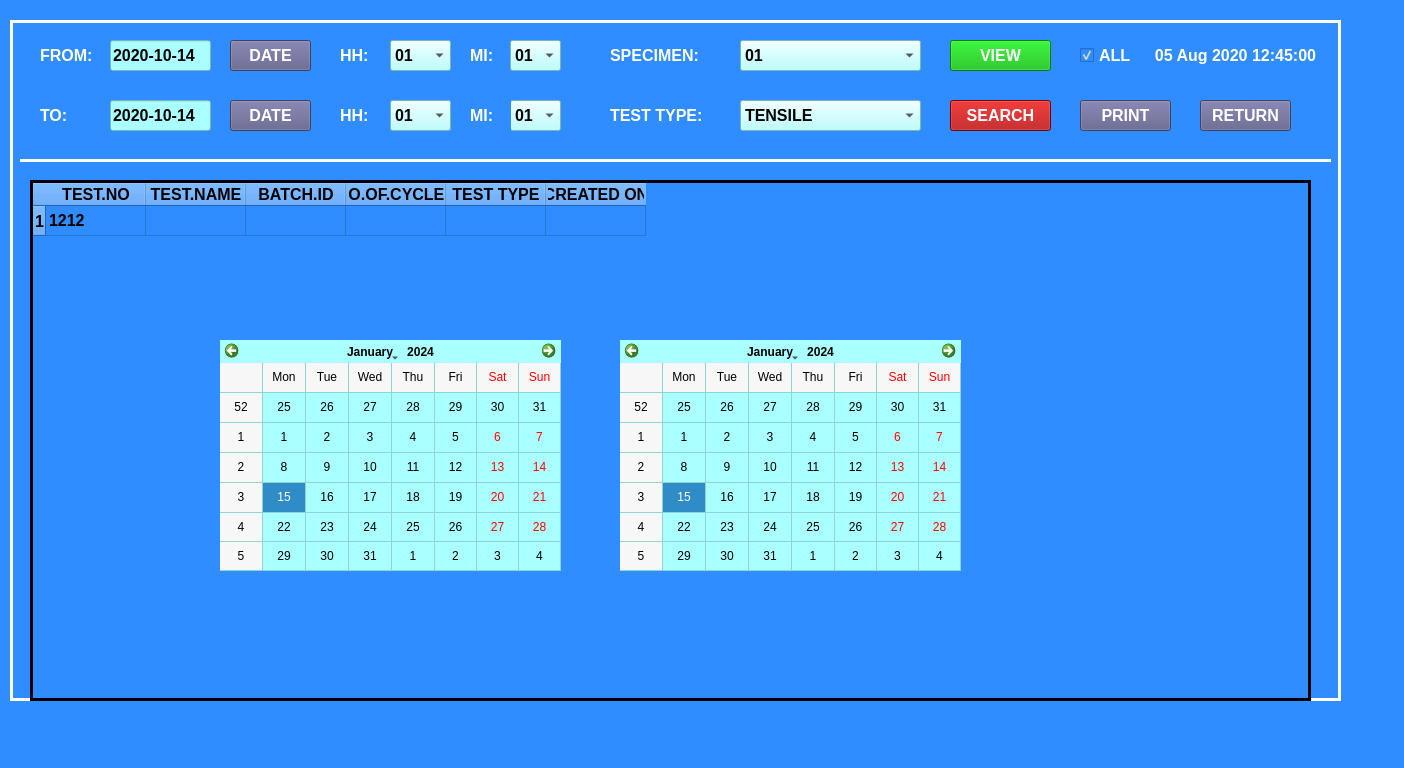
<?xml version="1.0" encoding="UTF-8"?>
<ui version="4.0">
 <class>MainWindow</class>
 <widget class="QMainWindow" name="MainWindow">
  <property name="geometry">
   <rect>
    <x>0</x>
    <y>0</y>
    <width>1404</width>
    <height>768</height>
   </rect>
  </property>
  <property name="baseSize">
   <size>
    <width>0</width>
    <height>0</height>
   </size>
  </property>
  <property name="windowTitle">
   <string>MainWindow</string>
  </property>
  <property name="styleSheet">
   <string notr="true">background-color: rgb(47, 141, 255);</string>
  </property>
  <widget class="QWidget" name="centralwidget">
   <widget class="QFrame" name="frame">
    <property name="geometry">
     <rect>
      <x>10</x>
      <y>20</y>
      <width>1331</width>
      <height>681</height>
     </rect>
    </property>
    <property name="font">
     <font>
      <family>MS Sans Serif</family>
     </font>
    </property>
    <property name="styleSheet">
     <string notr="true">color: rgb(255, 255, 255);
</string>
    </property>
    <property name="frameShape">
     <enum>QFrame::Box</enum>
    </property>
    <property name="frameShadow">
     <enum>QFrame::Plain</enum>
    </property>
    <property name="lineWidth">
     <number>3</number>
    </property>
    <widget class="QLabel" name="label_20">
     <property name="geometry">
      <rect>
       <x>1140</x>
       <y>20</y>
       <width>171</width>
       <height>31</height>
      </rect>
     </property>
     <property name="font">
      <font>
       <family>Arial</family>
       <pointsize>12</pointsize>
       <weight>75</weight>
       <bold>true</bold>
      </font>
     </property>
     <property name="styleSheet">
      <string notr="true">color: rgb(255, 255, 255);</string>
     </property>
     <property name="text">
      <string>05 Aug 2020 12:45:00</string>
     </property>
     <property name="alignment">
      <set>Qt::AlignCenter</set>
     </property>
    </widget>
    <widget class="QPushButton" name="pushButton_3">
     <property name="geometry">
      <rect>
       <x>940</x>
       <y>80</y>
       <width>101</width>
       <height>31</height>
      </rect>
     </property>
     <property name="font">
      <font>
       <family>Arial</family>
       <pointsize>12</pointsize>
       <weight>75</weight>
       <bold>true</bold>
      </font>
     </property>
     <property name="styleSheet">
      <string notr="true">color: rgb(255, 255, 255);
background-color: rgb(170, 0, 0);</string>
     </property>
     <property name="text">
      <string>SEARCH</string>
     </property>
    </widget>
    <widget class="QPushButton" name="pushButton_4">
     <property name="geometry">
      <rect>
       <x>940</x>
       <y>20</y>
       <width>101</width>
       <height>31</height>
      </rect>
     </property>
     <property name="font">
      <font>
       <family>Arial</family>
       <pointsize>12</pointsize>
       <weight>75</weight>
       <bold>true</bold>
      </font>
     </property>
     <property name="styleSheet">
      <string notr="true">color: rgb(255, 255, 255);
background-color: rgb(0, 180, 0);</string>
     </property>
     <property name="text">
      <string>VIEW</string>
     </property>
    </widget>
    <widget class="QLineEdit" name="lineEdit">
     <property name="geometry">
      <rect>
       <x>100</x>
       <y>20</y>
       <width>101</width>
       <height>31</height>
      </rect>
     </property>
     <property name="font">
      <font>
       <family>Arial</family>
       <pointsize>12</pointsize>
       <weight>75</weight>
       <bold>true</bold>
      </font>
     </property>
     <property name="styleSheet">
      <string notr="true">background-color: rgb(170, 255, 255);
color: rgb(0, 0, 0);</string>
     </property>
     <property name="text">
      <string>2020-10-14</string>
     </property>
    </widget>
    <widget class="QLabel" name="label_3">
     <property name="geometry">
      <rect>
       <x>30</x>
       <y>20</y>
       <width>61</width>
       <height>31</height>
      </rect>
     </property>
     <property name="font">
      <font>
       <family>Arial</family>
       <pointsize>12</pointsize>
       <weight>75</weight>
       <bold>true</bold>
      </font>
     </property>
     <property name="styleSheet">
      <string notr="true">color: rgb(255, 255, 255);</string>
     </property>
     <property name="text">
      <string>FROM:</string>
     </property>
     <property name="alignment">
      <set>Qt::AlignLeading|Qt::AlignLeft|Qt::AlignVCenter</set>
     </property>
    </widget>
    <widget class="QPushButton" name="pushButton_8">
     <property name="geometry">
      <rect>
       <x>220</x>
       <y>20</y>
       <width>81</width>
       <height>31</height>
      </rect>
     </property>
     <property name="font">
      <font>
       <family>Arial</family>
       <pointsize>12</pointsize>
       <weight>75</weight>
       <bold>true</bold>
      </font>
     </property>
     <property name="styleSheet">
      <string notr="true">background-color: rgb(90, 90, 134);
color: rgb(255, 255, 255);</string>
     </property>
     <property name="text">
      <string>DATE</string>
     </property>
    </widget>
    <widget class="QLabel" name="label_4">
     <property name="geometry">
      <rect>
       <x>30</x>
       <y>80</y>
       <width>41</width>
       <height>31</height>
      </rect>
     </property>
     <property name="font">
      <font>
       <family>Arial</family>
       <pointsize>12</pointsize>
       <weight>75</weight>
       <bold>true</bold>
      </font>
     </property>
     <property name="styleSheet">
      <string notr="true">color: rgb(255, 255, 255);</string>
     </property>
     <property name="text">
      <string>TO:</string>
     </property>
     <property name="alignment">
      <set>Qt::AlignLeading|Qt::AlignLeft|Qt::AlignVCenter</set>
     </property>
    </widget>
    <widget class="QLineEdit" name="lineEdit_2">
     <property name="geometry">
      <rect>
       <x>100</x>
       <y>80</y>
       <width>101</width>
       <height>31</height>
      </rect>
     </property>
     <property name="font">
      <font>
       <family>Arial</family>
       <pointsize>12</pointsize>
       <weight>75</weight>
       <bold>true</bold>
      </font>
     </property>
     <property name="styleSheet">
      <string notr="true">background-color: rgb(170, 255, 255);
color: rgb(0, 0, 0);</string>
     </property>
     <property name="text">
      <string>2020-10-14</string>
     </property>
    </widget>
    <widget class="QPushButton" name="pushButton_12">
     <property name="geometry">
      <rect>
       <x>220</x>
       <y>80</y>
       <width>81</width>
       <height>31</height>
      </rect>
     </property>
     <property name="font">
      <font>
       <family>Arial</family>
       <pointsize>12</pointsize>
       <weight>75</weight>
       <bold>true</bold>
      </font>
     </property>
     <property name="styleSheet">
      <string notr="true">background-color: rgb(90, 90, 134);
color: rgb(255, 255, 255);</string>
     </property>
     <property name="text">
      <string>DATE</string>
     </property>
    </widget>
    <widget class="QLabel" name="label_5">
     <property name="geometry">
      <rect>
       <x>330</x>
       <y>20</y>
       <width>41</width>
       <height>31</height>
      </rect>
     </property>
     <property name="font">
      <font>
       <family>Arial</family>
       <pointsize>12</pointsize>
       <weight>75</weight>
       <bold>true</bold>
      </font>
     </property>
     <property name="styleSheet">
      <string notr="true">color: rgb(255, 255, 255);</string>
     </property>
     <property name="text">
      <string>HH:</string>
     </property>
     <property name="alignment">
      <set>Qt::AlignLeading|Qt::AlignLeft|Qt::AlignVCenter</set>
     </property>
    </widget>
    <widget class="QComboBox" name="comboBox">
     <property name="geometry">
      <rect>
       <x>380</x>
       <y>20</y>
       <width>61</width>
       <height>31</height>
      </rect>
     </property>
     <property name="font">
      <font>
       <family>Arial</family>
       <pointsize>12</pointsize>
       <weight>75</weight>
       <bold>true</bold>
      </font>
     </property>
     <property name="styleSheet">
      <string notr="true">background-color: rgb(170, 255, 255);
color: rgb(0, 0, 0);</string>
     </property>
     <item>
      <property name="text">
       <string>01</string>
      </property>
     </item>
     <item>
      <property name="text">
       <string>02</string>
      </property>
     </item>
     <item>
      <property name="text">
       <string>03</string>
      </property>
     </item>
     <item>
      <property name="text">
       <string>04</string>
      </property>
     </item>
     <item>
      <property name="text">
       <string>05</string>
      </property>
     </item>
     <item>
      <property name="text">
       <string>06</string>
      </property>
     </item>
    </widget>
    <widget class="QLabel" name="label_6">
     <property name="geometry">
      <rect>
       <x>460</x>
       <y>20</y>
       <width>31</width>
       <height>31</height>
      </rect>
     </property>
     <property name="font">
      <font>
       <family>Arial</family>
       <pointsize>12</pointsize>
       <weight>75</weight>
       <bold>true</bold>
      </font>
     </property>
     <property name="styleSheet">
      <string notr="true">color: rgb(255, 255, 255);</string>
     </property>
     <property name="text">
      <string>MI:</string>
     </property>
     <property name="alignment">
      <set>Qt::AlignLeading|Qt::AlignLeft|Qt::AlignVCenter</set>
     </property>
    </widget>
    <widget class="QComboBox" name="comboBox_2">
     <property name="geometry">
      <rect>
       <x>500</x>
       <y>20</y>
       <width>51</width>
       <height>31</height>
      </rect>
     </property>
     <property name="font">
      <font>
       <family>Arial</family>
       <pointsize>12</pointsize>
       <weight>75</weight>
       <bold>true</bold>
      </font>
     </property>
     <property name="styleSheet">
      <string notr="true">background-color: rgb(170, 255, 255);
color: rgb(0, 0, 0);</string>
     </property>
     <item>
      <property name="text">
       <string>01</string>
      </property>
     </item>
     <item>
      <property name="text">
       <string>02</string>
      </property>
     </item>
     <item>
      <property name="text">
       <string>03</string>
      </property>
     </item>
     <item>
      <property name="text">
       <string>04</string>
      </property>
     </item>
     <item>
      <property name="text">
       <string>05</string>
      </property>
     </item>
     <item>
      <property name="text">
       <string>06</string>
      </property>
     </item>
    </widget>
    <widget class="QComboBox" name="comboBox_7">
     <property name="geometry">
      <rect>
       <x>500</x>
       <y>80</y>
       <width>51</width>
       <height>31</height>
      </rect>
     </property>
     <property name="font">
      <font>
       <family>Arial</family>
       <pointsize>12</pointsize>
       <weight>75</weight>
       <bold>true</bold>
      </font>
     </property>
     <property name="styleSheet">
      <string notr="true">background-color: rgb(170, 255, 255);
color: rgb(0, 0, 0);</string>
     </property>
     <item>
      <property name="text">
       <string>01</string>
      </property>
     </item>
     <item>
      <property name="text">
       <string>02</string>
      </property>
     </item>
     <item>
      <property name="text">
       <string>03</string>
      </property>
     </item>
     <item>
      <property name="text">
       <string>04</string>
      </property>
     </item>
     <item>
      <property name="text">
       <string>05</string>
      </property>
     </item>
     <item>
      <property name="text">
       <string>06</string>
      </property>
     </item>
    </widget>
    <widget class="QLabel" name="label_11">
     <property name="geometry">
      <rect>
       <x>330</x>
       <y>80</y>
       <width>41</width>
       <height>31</height>
      </rect>
     </property>
     <property name="font">
      <font>
       <family>Arial</family>
       <pointsize>12</pointsize>
       <weight>75</weight>
       <bold>true</bold>
      </font>
     </property>
     <property name="styleSheet">
      <string notr="true">color: rgb(255, 255, 255);</string>
     </property>
     <property name="text">
      <string>HH:</string>
     </property>
     <property name="alignment">
      <set>Qt::AlignLeading|Qt::AlignLeft|Qt::AlignVCenter</set>
     </property>
    </widget>
    <widget class="QLabel" name="label_12">
     <property name="geometry">
      <rect>
       <x>460</x>
       <y>80</y>
       <width>41</width>
       <height>31</height>
      </rect>
     </property>
     <property name="font">
      <font>
       <family>Arial</family>
       <pointsize>12</pointsize>
       <weight>75</weight>
       <bold>true</bold>
      </font>
     </property>
     <property name="styleSheet">
      <string notr="true">color: rgb(255, 255, 255);</string>
     </property>
     <property name="text">
      <string>MI:</string>
     </property>
     <property name="alignment">
      <set>Qt::AlignLeading|Qt::AlignLeft|Qt::AlignVCenter</set>
     </property>
    </widget>
    <widget class="QComboBox" name="comboBox_8">
     <property name="geometry">
      <rect>
       <x>380</x>
       <y>80</y>
       <width>61</width>
       <height>31</height>
      </rect>
     </property>
     <property name="font">
      <font>
       <family>Arial</family>
       <pointsize>12</pointsize>
       <weight>75</weight>
       <bold>true</bold>
      </font>
     </property>
     <property name="styleSheet">
      <string notr="true">background-color: rgb(170, 255, 255);
color: rgb(0, 0, 0);</string>
     </property>
     <item>
      <property name="text">
       <string>01</string>
      </property>
     </item>
     <item>
      <property name="text">
       <string>02</string>
      </property>
     </item>
     <item>
      <property name="text">
       <string>03</string>
      </property>
     </item>
     <item>
      <property name="text">
       <string>04</string>
      </property>
     </item>
     <item>
      <property name="text">
       <string>05</string>
      </property>
     </item>
     <item>
      <property name="text">
       <string>06</string>
      </property>
     </item>
    </widget>
    <widget class="QPushButton" name="pushButton_13">
     <property name="geometry">
      <rect>
       <x>1070</x>
       <y>80</y>
       <width>91</width>
       <height>31</height>
      </rect>
     </property>
     <property name="font">
      <font>
       <family>Arial</family>
       <pointsize>12</pointsize>
       <weight>75</weight>
       <bold>true</bold>
      </font>
     </property>
     <property name="styleSheet">
      <string notr="true">background-color: rgb(90, 90, 134);
color: rgb(255, 255, 255);</string>
     </property>
     <property name="text">
      <string>PRINT</string>
     </property>
    </widget>
    <widget class="QCalendarWidget" name="calendarWidget">
     <property name="geometry">
      <rect>
       <x>210</x>
       <y>320</y>
       <width>341</width>
       <height>231</height>
      </rect>
     </property>
     <property name="styleSheet">
      <string notr="true">background-color: rgb(170, 255, 255);
color: rgb(0, 0, 0);</string>
     </property>
     <property name="gridVisible">
      <bool>true</bool>
     </property>
    </widget>
    <widget class="QCalendarWidget" name="calendarWidget_2">
     <property name="geometry">
      <rect>
       <x>610</x>
       <y>320</y>
       <width>341</width>
       <height>231</height>
      </rect>
     </property>
     <property name="styleSheet">
      <string notr="true">background-color: rgb(170, 255, 255);
color: rgb(0, 0, 0);</string>
     </property>
     <property name="gridVisible">
      <bool>true</bool>
     </property>
    </widget>
    <widget class="Line" name="line">
     <property name="geometry">
      <rect>
       <x>10</x>
       <y>130</y>
       <width>1311</width>
       <height>20</height>
      </rect>
     </property>
     <property name="frameShadow">
      <enum>QFrame::Plain</enum>
     </property>
     <property name="lineWidth">
      <number>3</number>
     </property>
     <property name="orientation">
      <enum>Qt::Horizontal</enum>
     </property>
    </widget>
    <widget class="QTableWidget" name="tableWidget">
     <property name="geometry">
      <rect>
       <x>20</x>
       <y>160</y>
       <width>1281</width>
       <height>521</height>
      </rect>
     </property>
     <property name="font">
      <font>
       <family>Arial</family>
       <pointsize>16</pointsize>
      </font>
     </property>
     <property name="styleSheet">
      <string notr="true">color: rgb(0, 0, 0);</string>
     </property>
     <property name="frameShape">
      <enum>QFrame::Box</enum>
     </property>
     <property name="frameShadow">
      <enum>QFrame::Plain</enum>
     </property>
     <property name="lineWidth">
      <number>3</number>
     </property>
     <property name="gridStyle">
      <enum>Qt::SolidLine</enum>
     </property>
     <property name="sortingEnabled">
      <bool>true</bool>
     </property>
     <row>
      <property name="text">
       <string>1</string>
      </property>
      <property name="font">
       <font>
        <family>Arial</family>
        <pointsize>12</pointsize>
        <weight>75</weight>
        <bold>true</bold>
       </font>
      </property>
     </row>
     <column>
      <property name="text">
       <string>TEST.NO</string>
      </property>
      <property name="font">
       <font>
        <family>Arial</family>
        <pointsize>12</pointsize>
        <weight>75</weight>
        <bold>true</bold>
       </font>
      </property>
      <property name="background">
       <color>
        <red>255</red>
        <green>255</green>
        <blue>255</blue>
       </color>
      </property>
     </column>
     <column>
      <property name="text">
       <string>TEST.NAME</string>
      </property>
      <property name="font">
       <font>
        <family>Arial</family>
        <pointsize>12</pointsize>
        <weight>75</weight>
        <bold>true</bold>
       </font>
      </property>
     </column>
     <column>
      <property name="text">
       <string>BATCH.ID</string>
      </property>
      <property name="font">
       <font>
        <family>Arial</family>
        <pointsize>12</pointsize>
        <weight>75</weight>
        <bold>true</bold>
       </font>
      </property>
     </column>
     <column>
      <property name="text">
       <string>NO.OF.CYCLES</string>
      </property>
      <property name="font">
       <font>
        <family>Arial</family>
        <pointsize>12</pointsize>
        <weight>75</weight>
        <bold>true</bold>
       </font>
      </property>
     </column>
     <column>
      <property name="text">
       <string>TEST TYPE</string>
      </property>
      <property name="font">
       <font>
        <family>Arial</family>
        <pointsize>12</pointsize>
        <weight>75</weight>
        <bold>true</bold>
       </font>
      </property>
     </column>
     <column>
      <property name="text">
       <string>CREATED ON</string>
      </property>
      <property name="font">
       <font>
        <family>Arial</family>
        <pointsize>12</pointsize>
        <weight>75</weight>
        <bold>true</bold>
       </font>
      </property>
     </column>
     <item row="0" column="0">
      <property name="text">
       <string>1212</string>
      </property>
      <property name="font">
       <font>
        <family>Arial</family>
        <pointsize>12</pointsize>
        <weight>75</weight>
        <bold>true</bold>
       </font>
      </property>
     </item>
     <item row="0" column="1">
      <property name="text">
       <string/>
      </property>
      <property name="font">
       <font>
        <family>Arial</family>
        <pointsize>12</pointsize>
        <weight>75</weight>
        <bold>true</bold>
       </font>
      </property>
     </item>
    </widget>
    <widget class="QLabel" name="label_7">
     <property name="geometry">
      <rect>
       <x>600</x>
       <y>20</y>
       <width>101</width>
       <height>31</height>
      </rect>
     </property>
     <property name="font">
      <font>
       <family>Arial</family>
       <pointsize>12</pointsize>
       <weight>75</weight>
       <bold>true</bold>
      </font>
     </property>
     <property name="styleSheet">
      <string notr="true">color: rgb(255, 255, 255);</string>
     </property>
     <property name="text">
      <string>SPECIMEN:</string>
     </property>
     <property name="alignment">
      <set>Qt::AlignLeading|Qt::AlignLeft|Qt::AlignVCenter</set>
     </property>
    </widget>
    <widget class="QComboBox" name="comboBox_3">
     <property name="geometry">
      <rect>
       <x>730</x>
       <y>20</y>
       <width>181</width>
       <height>31</height>
      </rect>
     </property>
     <property name="font">
      <font>
       <family>Arial</family>
       <pointsize>12</pointsize>
       <weight>75</weight>
       <bold>true</bold>
      </font>
     </property>
     <property name="styleSheet">
      <string notr="true">background-color: rgb(170, 255, 255);
color: rgb(0, 0, 0);</string>
     </property>
     <item>
      <property name="text">
       <string>01</string>
      </property>
     </item>
     <item>
      <property name="text">
       <string>02</string>
      </property>
     </item>
     <item>
      <property name="text">
       <string>03</string>
      </property>
     </item>
     <item>
      <property name="text">
       <string>04</string>
      </property>
     </item>
     <item>
      <property name="text">
       <string>05</string>
      </property>
     </item>
     <item>
      <property name="text">
       <string>06</string>
      </property>
     </item>
    </widget>
    <widget class="QLabel" name="label_8">
     <property name="geometry">
      <rect>
       <x>600</x>
       <y>80</y>
       <width>101</width>
       <height>31</height>
      </rect>
     </property>
     <property name="font">
      <font>
       <family>Arial</family>
       <pointsize>12</pointsize>
       <weight>75</weight>
       <bold>true</bold>
      </font>
     </property>
     <property name="styleSheet">
      <string notr="true">color: rgb(255, 255, 255);</string>
     </property>
     <property name="text">
      <string>TEST TYPE:</string>
     </property>
     <property name="alignment">
      <set>Qt::AlignLeading|Qt::AlignLeft|Qt::AlignVCenter</set>
     </property>
    </widget>
    <widget class="QComboBox" name="comboBox_4">
     <property name="geometry">
      <rect>
       <x>730</x>
       <y>80</y>
       <width>181</width>
       <height>31</height>
      </rect>
     </property>
     <property name="font">
      <font>
       <family>Arial</family>
       <pointsize>12</pointsize>
       <weight>75</weight>
       <bold>true</bold>
      </font>
     </property>
     <property name="styleSheet">
      <string notr="true">background-color: rgb(170, 255, 255);
color: rgb(0, 0, 0);</string>
     </property>
     <item>
      <property name="text">
       <string>TENSILE</string>
      </property>
     </item>
     <item>
      <property name="text">
       <string>COMPRESSION</string>
      </property>
     </item>
     <item>
      <property name="text">
       <string>TEAR</string>
      </property>
     </item>
     <item>
      <property name="text">
       <string>FLXURAL</string>
      </property>
     </item>
     <item>
      <property name="text">
       <string>ILSS</string>
      </property>
     </item>
     <item>
      <property name="text">
       <string>QLSS</string>
      </property>
     </item>
    </widget>
    <widget class="QPushButton" name="pushButton_14">
     <property name="geometry">
      <rect>
       <x>1190</x>
       <y>80</y>
       <width>91</width>
       <height>31</height>
      </rect>
     </property>
     <property name="font">
      <font>
       <family>Arial</family>
       <pointsize>12</pointsize>
       <weight>75</weight>
       <bold>true</bold>
      </font>
     </property>
     <property name="styleSheet">
      <string notr="true">background-color: rgb(90, 90, 134);
color: rgb(255, 255, 255);</string>
     </property>
     <property name="text">
      <string>RETURN</string>
     </property>
    </widget>
    <widget class="QCheckBox" name="checkBox">
     <property name="geometry">
      <rect>
       <x>1070</x>
       <y>20</y>
       <width>61</width>
       <height>31</height>
      </rect>
     </property>
     <property name="font">
      <font>
       <family>Arial</family>
       <pointsize>12</pointsize>
       <weight>75</weight>
       <bold>true</bold>
      </font>
     </property>
     <property name="text">
      <string>ALL</string>
     </property>
     <property name="checked">
      <bool>true</bool>
     </property>
    </widget>
    <zorder>label_20</zorder>
    <zorder>pushButton_3</zorder>
    <zorder>pushButton_4</zorder>
    <zorder>lineEdit</zorder>
    <zorder>label_3</zorder>
    <zorder>pushButton_8</zorder>
    <zorder>label_4</zorder>
    <zorder>lineEdit_2</zorder>
    <zorder>pushButton_12</zorder>
    <zorder>label_5</zorder>
    <zorder>comboBox</zorder>
    <zorder>label_6</zorder>
    <zorder>comboBox_2</zorder>
    <zorder>comboBox_7</zorder>
    <zorder>label_11</zorder>
    <zorder>label_12</zorder>
    <zorder>comboBox_8</zorder>
    <zorder>pushButton_13</zorder>
    <zorder>line</zorder>
    <zorder>tableWidget</zorder>
    <zorder>calendarWidget</zorder>
    <zorder>calendarWidget_2</zorder>
    <zorder>label_7</zorder>
    <zorder>comboBox_3</zorder>
    <zorder>label_8</zorder>
    <zorder>comboBox_4</zorder>
    <zorder>pushButton_14</zorder>
    <zorder>checkBox</zorder>
   </widget>
  </widget>
  <widget class="QMenuBar" name="menubar">
   <property name="geometry">
    <rect>
     <x>0</x>
     <y>0</y>
     <width>1404</width>
     <height>21</height>
    </rect>
   </property>
  </widget>
  <widget class="QStatusBar" name="statusbar"/>
 </widget>
 <resources/>
 <connections/>
</ui>
